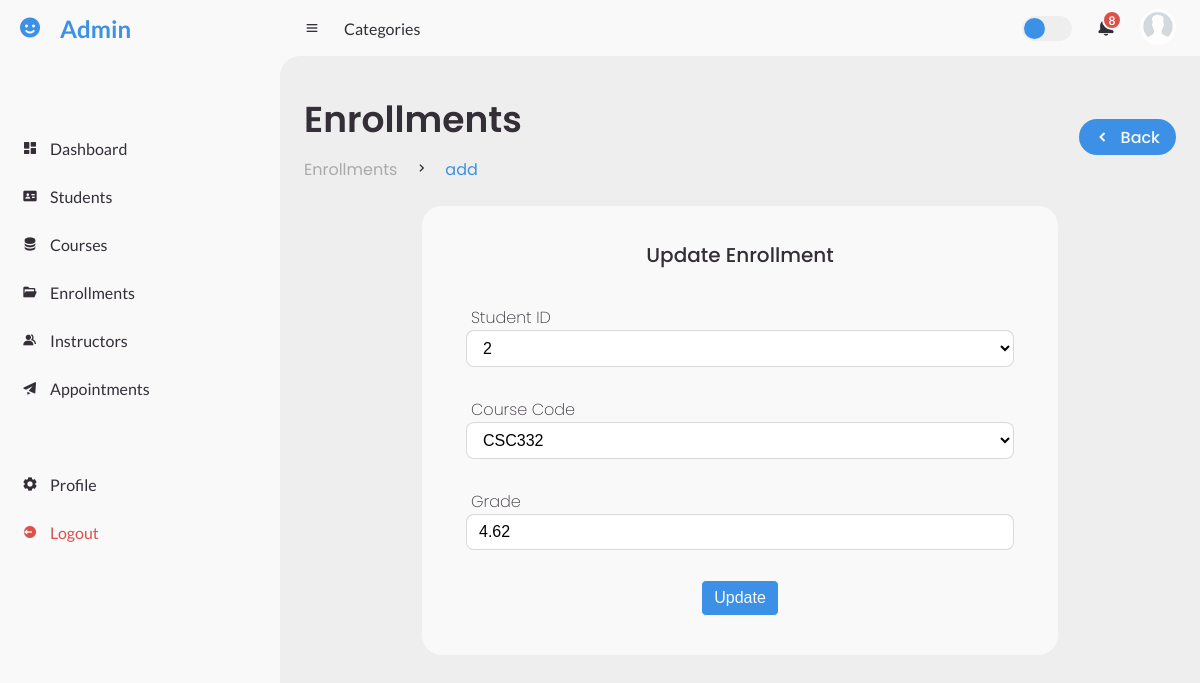
Page /view/enrollments/edit.php?id=1 (signed in) on the committed database.
### tables this page shows
CREATE TABLE `enrollments` (
  `id` int(11) NOT NULL,
  `student_id` int(11) NOT NULL,
  `course_id` int(11) NOT NULL,
  `grade` float NOT NULL
);

CREATE TABLE `students` (
  `id` int(11) NOT NULL,
  `first_name` varchar(50) NOT NULL,
  `last_name` varchar(50) NOT NULL,
  `gender` varchar(6) NOT NULL,
  `date_of_birth` date NOT NULL,
  `phone_number` varchar(10) NOT NULL,
  `level` varchar(3) NOT NULL,
  `email` varchar(100) NOT NULL,
  `address` varchar(250) NOT NULL,
  `city` varchar(20) NOT NULL,
  `region` varchar(10) NOT NULL,
  `registration_date` date NOT NULL
);

CREATE TABLE `courses` (
  `id` int(11) NOT NULL,
  `code` varchar(6) NOT NULL,
  `name` varchar(100) NOT NULL,
  `credit_hours` int(11) NOT NULL
);

### app/database.php (called while the page is built, shortened)
<?php
class Database {
	private $host;
	private $db_name;
	private $username;
	private $password;
	public $conn;
	public function __construct()
	{
		try {
			$this->conn = new PDO("mysql:host=$this->host;dbname=$this->db_name", $this->username, $this->password);
			$this->conn->setAttribute(PDO::ATTR_ERRMODE, PDO::ERRMODE_EXCEPTION);
		} catch (PDOException $e) {
			echo "Connection Error: " . $e->getMessage();
		}
	}
	private function set_variables(): void
	{
		$this->host = $_ENV['DB_HOST'];
		$this->db_name = $_ENV['DB_NAME'];
		$this->username = $_ENV['DB_USER'];
		$this->password = $_ENV['DB_PASSWORD'];
	}
	public function all(string $table): array
	{
		try {
			$sql = "SELECT * FROM $table";
			$stmt = $this->conn->prepare($sql);
			$stmt->execute();
			return $stmt->fetchAll(PDO::FETCH_ASSOC);
		} catch (PDOException $e) {
			echo "Error: " . $e->getMessage();
			return [];
		}
	}
	public function find(string $table, int $id): array
	{
		try {
			$sql = "SELECT * FROM $table WHERE id = :id";
			$stmt = $this->conn->prepare($sql);
			$stmt->bindValue(':id', $id);
			$stmt->execute();
			$result = $stmt->fetch(PDO::FETCH_ASSOC);
			return $result;
		} catch (PDOException $e) {
			echo 'Error: ' . $e->getMessage();
			return [];
		}
	}
}

### view/enrollments/edit.php (the view)
<?php
include_once('../partials/header.php');
include_once('../partials/sidebar.php');
$id = htmlspecialchars($_GET['id']);
$db = new Database();
$enrollment = $db->find('enrollments', (int) $id);
$students = $db->all('students');
$courses = $db->all('courses');
?>
<section id="content">
    <?php include_once('../partials/navbar.php') ?>
    <main>
        <div class="head-title">
            <div class="left">
                <h1>Enrollments</h1>
                <ul class="breadcrumb">
                    <li>
                        <a href="#">Enrollments</a>
                    </li>
                    <li><i class='bx bx-chevron-right'></i></li>
                    <li>
                        <a class="active" href="#">add</a>
                    </li>
                </ul>
            </div>
            <a href="index.php" class="btn-download">
                <i class='bx bxs-chevron-left'></i>
                <span class="text">Back</span>
            </a>
        </div>
        <div class="table-data">
            <div class="form-data">
                <div class="form-head">Update Enrollment</div>
                <form action="<?= $root . 'app/edit.php?table=enrollments&id=' . $id ?>" method="post">
                    <div class="input-field">
                        <label for="studentID">Student ID</label>
                        <select name="student_id" class="form-control">
                            <?php foreach($students as $student): ?>
                                <option <?php if ($enrollment['student_id'] == $student['id']) echo 'selected' ?> value="<?= $student['id'] ?>"><?= $student['id'] ?></option>
                            <?php endforeach ?>
                        </select>
                    </div>
                    <div class="input-field">
                        <label for="studentID">Course Code</label>
                        <select name="course_id" class="form-control">
                            <?php foreach($courses as $course): ?>
                                <option <?php if ($enrollment['course_id'] == $course['id']) echo 'selected' ?> value="<?= $course['id'] ?>"><?= $course['code'] ?></option>
                            <?php endforeach ?>
                        </select>
                    </div>
                    <div class="input-field">
                        <label for="grade">Grade</label>
                        <input type="number" step="0.01" name="grade" value="<?= $enrollment['grade'] ?>" class="form-control">
                    </div>
                    <div class="form-submit">
                        <button class="submit-button" role="submit">Update</button>
                    </div>
                </form>
            </div>
        </div>
    </main>
</section>
<?php include_once('../partials/footer.php') ?>

### assets/css/style.css (style rules this page uses)
* { margin: 0; padding: 0; box-sizing: border-box; }
a { text-decoration: none; }
li { list-style: none; }
:root { --poppins: 'Poppins', sans-serif; --lato: 'Lato', sans-serif; --light: #F9F9F9; --blue: #3C91E6; --light-blue: #CFE8FF; --grey: #eee; --dark-grey: #AAAAAA; --dark: #342E37; --red: #DB504A; --yellow: #FFCE26; --light-yellow: #FFF2C6; --orange: #FD7238; --light-orange: #FFE0D3; }
html { overflow-x: hidden; }
body { background: var(--grey); overflow-x: hidden; }
#content { position: relative; width: calc(100% - 280px); left: 280px; transition: .3s ease; }
#content main { width: 100%; padding: 36px 24px; font-family: var(--poppins); max-height: calc(100vh - 56px); overflow-y: auto; }
#content main .head-title { display: flex; align-items: center; justify-content: space-between; grid-gap: 16px; flex-wrap: wrap; }
#content main .head-title .left h1 { font-size: 36px; font-weight: 600; margin-bottom: 10px; color: var(--dark); }
#content main .head-title .left .breadcrumb { display: flex; align-items: center; grid-gap: 16px; }
#content main .head-title .left .breadcrumb li { color: var(--dark); }
#content main .head-title .left .breadcrumb li a { color: var(--dark-grey); pointer-events: none; }
#content main .head-title .left .breadcrumb li a.active { color: var(--blue); pointer-events: unset; }
#content main .head-title .btn-download { height: 36px; padding: 0 16px; border-radius: 36px; background: var(--blue); color: var(--light); display: flex; justify-content: center; align-items: center; grid-gap: 10px; font-weight: 500; }
#content main .table-data { display: flex; flex-wrap: wrap; grid-gap: 24px; margin-top: 24px; width: 100%; color: var(--dark); }
#content main .table-data > div { border-radius: 20px; background: var(--light); padding: 24px; overflow-x: auto; }
#content main .table-data .form-data { flex-grow: .5; flex-basis: 400px; margin: auto; }
#content main .table-data .form-data .form-head { font-size: 20px; font-weight: 500; text-align: center; margin: 10px auto; }
#content main .table-data .form-data form { margin: 35px 20px 15px; }
#content main .table-data .form-data .input-field { margin-top: 30px; border-radius: 3px; }
#content main .table-data .form-data .input-field label { margin-left: 5px; font-size: 16px; font-weight: 200; }
input.form-control, select.form-control { display: block; width: 100%; padding: 8px 12px; font-size: 16px; line-height: 18px; color: #000; background-color: #fff; border-radius: 8px; border: 1px solid rgba(0, 0, 0, .15); }
.form-submit { text-align: center; margin-top: 30px; }
.submit-button { background-color: var(--blue); color: var(--light); padding: 8px 12px; border: 1px solid var(--light); border-radius: 5px; font-size: 16px; }

### rows in the picture
enrollments: student_id "2", course_id "CSC332", grade "4.62"
